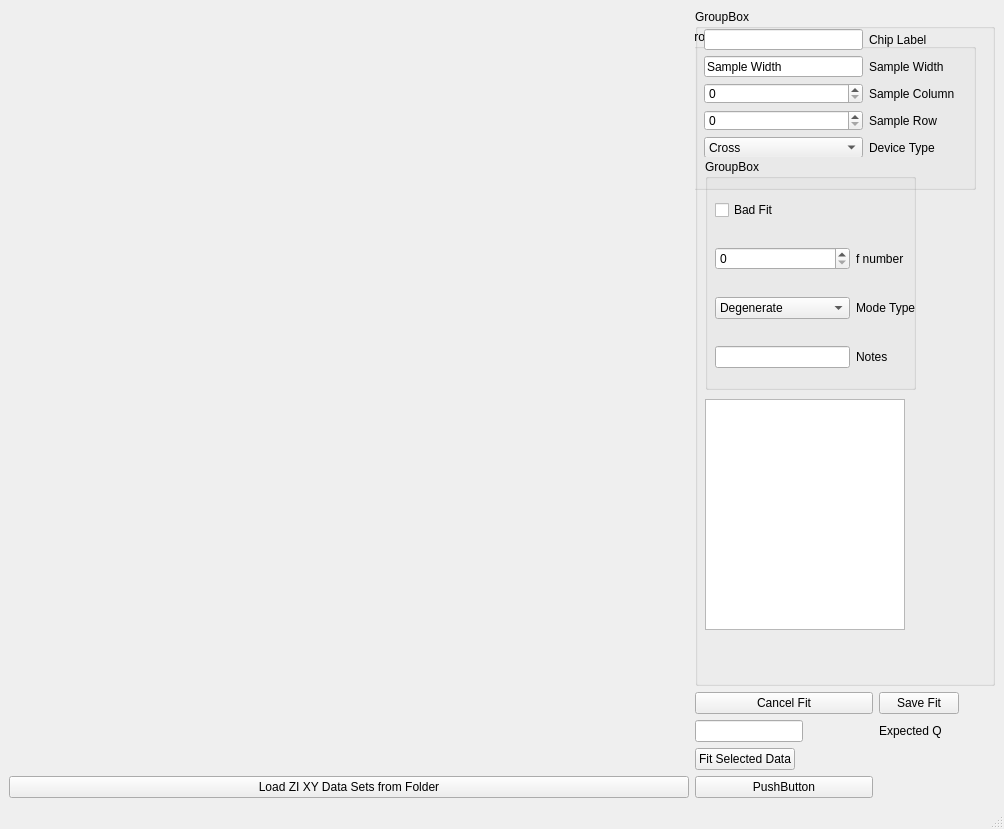
<?xml version="1.0" encoding="UTF-8"?>
<ui version="4.0">
 <class>MainWindow</class>
 <widget class="QMainWindow" name="MainWindow">
  <property name="geometry">
   <rect>
    <x>0</x>
    <y>0</y>
    <width>1004</width>
    <height>829</height>
   </rect>
  </property>
  <property name="windowTitle">
   <string>MainWindow</string>
  </property>
  <widget class="QWidget" name="centralwidget">
   <layout class="QGridLayout" name="gridLayout">
    <item row="0" column="0">
     <widget class="QWidget" name="mplwindow" native="true">
      <property name="sizePolicy">
       <sizepolicy hsizetype="Preferred" vsizetype="Preferred">
        <horstretch>0</horstretch>
        <verstretch>0</verstretch>
       </sizepolicy>
      </property>
      <layout class="QVBoxLayout" name="mplvl"/>
     </widget>
    </item>
    <item row="6" column="2">
     <widget class="QPushButton" name="cancelFit">
      <property name="sizePolicy">
       <sizepolicy hsizetype="Preferred" vsizetype="Fixed">
        <horstretch>0</horstretch>
        <verstretch>0</verstretch>
       </sizepolicy>
      </property>
      <property name="minimumSize">
       <size>
        <width>100</width>
        <height>0</height>
       </size>
      </property>
      <property name="text">
       <string>Cancel Fit</string>
      </property>
     </widget>
    </item>
    <item row="7" column="3">
     <widget class="QLabel" name="QLabel">
      <property name="sizePolicy">
       <sizepolicy hsizetype="Fixed" vsizetype="Fixed">
        <horstretch>0</horstretch>
        <verstretch>0</verstretch>
       </sizepolicy>
      </property>
      <property name="text">
       <string>Expected Q</string>
      </property>
     </widget>
    </item>
    <item row="9" column="2">
     <widget class="QPushButton" name="fitSelectedData">
      <property name="sizePolicy">
       <sizepolicy hsizetype="Fixed" vsizetype="Fixed">
        <horstretch>0</horstretch>
        <verstretch>0</verstretch>
       </sizepolicy>
      </property>
      <property name="text">
       <string>Fit Selected Data</string>
      </property>
     </widget>
    </item>
    <item row="6" column="3">
     <widget class="QPushButton" name="saveFit">
      <property name="sizePolicy">
       <sizepolicy hsizetype="Fixed" vsizetype="Fixed">
        <horstretch>0</horstretch>
        <verstretch>0</verstretch>
       </sizepolicy>
      </property>
      <property name="text">
       <string>Save Fit</string>
      </property>
     </widget>
    </item>
    <item row="7" column="2">
     <widget class="QLineEdit" name="QEntry">
      <property name="sizePolicy">
       <sizepolicy hsizetype="Fixed" vsizetype="Fixed">
        <horstretch>0</horstretch>
        <verstretch>0</verstretch>
       </sizepolicy>
      </property>
      <property name="inputMethodHints">
       <set>Qt::ImhNone</set>
      </property>
     </widget>
    </item>
    <item row="10" column="0">
     <widget class="QPushButton" name="folderSelect">
      <property name="text">
       <string>Load ZI XY Data Sets from Folder</string>
      </property>
     </widget>
    </item>
    <item row="0" column="2" colspan="2">
     <widget class="QGroupBox" name="groupBox_2">
      <property name="sizePolicy">
       <sizepolicy hsizetype="Preferred" vsizetype="Preferred">
        <horstretch>0</horstretch>
        <verstretch>0</verstretch>
       </sizepolicy>
      </property>
      <property name="minimumSize">
       <size>
        <width>300</width>
        <height>0</height>
       </size>
      </property>
      <property name="title">
       <string>GroupBox</string>
      </property>
      <widget class="QGroupBox" name="groupBox">
       <property name="enabled">
        <bool>true</bool>
       </property>
       <property name="geometry">
        <rect>
         <x>-10</x>
         <y>20</y>
         <width>291</width>
         <height>161</height>
        </rect>
       </property>
       <property name="sizePolicy">
        <sizepolicy hsizetype="Preferred" vsizetype="Preferred">
         <horstretch>0</horstretch>
         <verstretch>0</verstretch>
        </sizepolicy>
       </property>
       <property name="title">
        <string>GroupBox</string>
       </property>
       <widget class="QWidget" name="verticalLayoutWidget">
        <property name="geometry">
         <rect>
          <x>19</x>
          <y>0</y>
          <width>251</width>
          <height>128</height>
         </rect>
        </property>
        <layout class="QVBoxLayout" name="verticalLayout_2">
         <item>
          <layout class="QGridLayout" name="gridLayout_2">
           <item row="3" column="0">
            <widget class="QSpinBox" name="rowEdit"/>
           </item>
           <item row="5" column="1">
            <widget class="QLabel" name="deviceTypeLabel">
             <property name="text">
              <string>Device Type</string>
             </property>
            </widget>
           </item>
           <item row="3" column="1">
            <widget class="QLabel" name="rowLabel">
             <property name="text">
              <string>Sample Row</string>
             </property>
            </widget>
           </item>
           <item row="2" column="0">
            <widget class="QSpinBox" name="columnEdit"/>
           </item>
           <item row="2" column="1">
            <widget class="QLabel" name="columnLabel">
             <property name="text">
              <string>Sample Column</string>
             </property>
            </widget>
           </item>
           <item row="1" column="1">
            <widget class="QLabel" name="widthLabel">
             <property name="text">
              <string>Sample Width</string>
             </property>
            </widget>
           </item>
           <item row="1" column="0">
            <widget class="QLineEdit" name="widthEdit">
             <property name="text">
              <string>Sample Width</string>
             </property>
            </widget>
           </item>
           <item row="0" column="1">
            <widget class="QLabel" name="chipLabel">
             <property name="text">
              <string>Chip Label</string>
             </property>
            </widget>
           </item>
           <item row="5" column="0">
            <widget class="QComboBox" name="deviceType">
             <item>
              <property name="text">
               <string>Cross</string>
              </property>
             </item>
             <item>
              <property name="text">
               <string>Drumhead</string>
              </property>
             </item>
             <item>
              <property name="text">
               <string>Beam</string>
              </property>
             </item>
             <item>
              <property name="text">
               <string>H</string>
              </property>
             </item>
             <item>
              <property name="text">
               <string>Other</string>
              </property>
             </item>
            </widget>
           </item>
           <item row="0" column="0">
            <widget class="QLineEdit" name="chipEdit">
             <property name="text">
              <string/>
             </property>
            </widget>
           </item>
          </layout>
         </item>
        </layout>
       </widget>
       <zorder>mplfigs</zorder>
       <zorder>verticalLayoutWidget</zorder>
      </widget>
      <widget class="QGroupBox" name="fitBox">
       <property name="geometry">
        <rect>
         <x>10</x>
         <y>150</y>
         <width>211</width>
         <height>231</height>
        </rect>
       </property>
       <property name="sizePolicy">
        <sizepolicy hsizetype="Preferred" vsizetype="Preferred">
         <horstretch>0</horstretch>
         <verstretch>0</verstretch>
        </sizepolicy>
       </property>
       <property name="title">
        <string>GroupBox</string>
       </property>
       <widget class="QWidget" name="gridLayoutWidget_2">
        <property name="geometry">
         <rect>
          <x>10</x>
          <y>20</y>
          <width>201</width>
          <height>210</height>
         </rect>
        </property>
        <layout class="QGridLayout" name="gridLayout_3">
         <item row="2" column="0">
          <widget class="QSpinBox" name="fNumber"/>
         </item>
         <item row="2" column="2">
          <widget class="QLabel" name="fLabel">
           <property name="text">
            <string>f number</string>
           </property>
          </widget>
         </item>
         <item row="1" column="0">
          <widget class="QCheckBox" name="selectBadFit">
           <property name="text">
            <string>Bad Fit</string>
           </property>
          </widget>
         </item>
         <item row="4" column="2">
          <widget class="QLabel" name="label">
           <property name="text">
            <string>Mode Type</string>
           </property>
          </widget>
         </item>
         <item row="4" column="0">
          <widget class="QComboBox" name="degeneracySelect">
           <item>
            <property name="text">
             <string>Degenerate</string>
            </property>
           </item>
           <item>
            <property name="text">
             <string>f_lower</string>
            </property>
           </item>
           <item>
            <property name="text">
             <string>f_higher</string>
            </property>
           </item>
          </widget>
         </item>
         <item row="5" column="2">
          <widget class="QLabel" name="noteLabel">
           <property name="text">
            <string>Notes</string>
           </property>
          </widget>
         </item>
         <item row="5" column="0">
          <widget class="QLineEdit" name="fitNotes"/>
         </item>
        </layout>
       </widget>
       <zorder>gridLayoutWidget_2</zorder>
       <zorder>selectBadFit</zorder>
      </widget>
      <widget class="QListWidget" name="mplfigs">
       <property name="geometry">
        <rect>
         <x>10</x>
         <y>390</y>
         <width>200</width>
         <height>231</height>
        </rect>
       </property>
       <property name="sizePolicy">
        <sizepolicy hsizetype="Maximum" vsizetype="Preferred">
         <horstretch>0</horstretch>
         <verstretch>0</verstretch>
        </sizepolicy>
       </property>
       <property name="maximumSize">
        <size>
         <width>200</width>
         <height>16777215</height>
        </size>
       </property>
      </widget>
      <zorder>groupBox</zorder>
      <zorder>fitBox</zorder>
      <zorder>mplfigs</zorder>
      <zorder>fitSelectedData</zorder>
     </widget>
    </item>
    <item row="10" column="2">
     <widget class="QPushButton" name="selectPandasDB">
      <property name="text">
       <string>PushButton</string>
      </property>
     </widget>
    </item>
   </layout>
  </widget>
  <widget class="QMenuBar" name="menubar">
   <property name="geometry">
    <rect>
     <x>0</x>
     <y>0</y>
     <width>1004</width>
     <height>21</height>
    </rect>
   </property>
  </widget>
  <widget class="QStatusBar" name="statusbar"/>
 </widget>
 <resources/>
 <connections/>
</ui>
